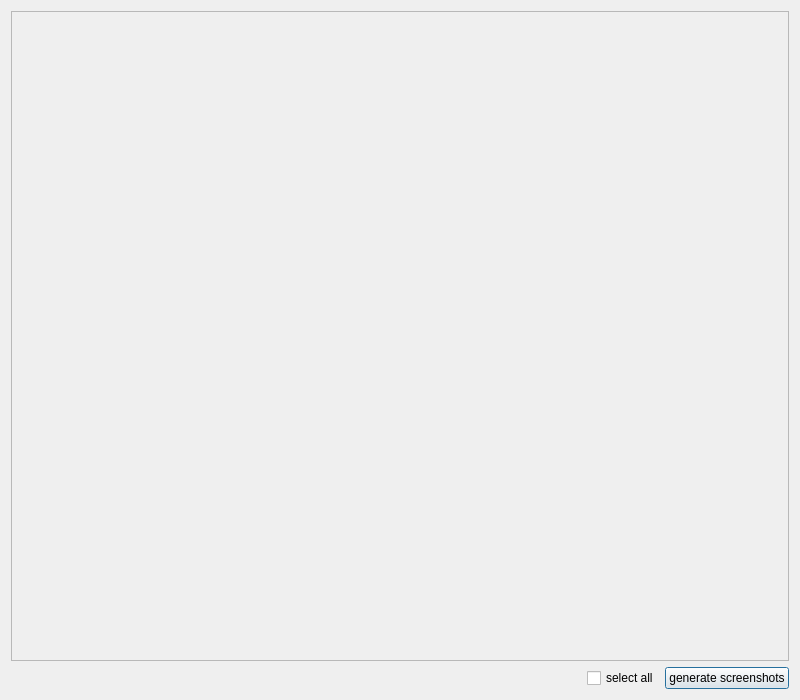
<?xml version="1.0" encoding="UTF-8"?>
<ui version="4.0">
 <class>ScrollableGraphicDisplay1</class>
 <widget class="QDialog" name="ScrollableGraphicDisplay1">
  <property name="geometry">
   <rect>
    <x>0</x>
    <y>0</y>
    <width>800</width>
    <height>700</height>
   </rect>
  </property>
  <property name="windowTitle">
   <string>Best-Option</string>
  </property>
  <layout class="QVBoxLayout" name="verticalLayout_2">
   <item>
    <layout class="QVBoxLayout" name="wrapperVerticalLayout">
     <item>
      <widget class="QScrollArea" name="allRoutesScrollArea">
       <property name="widgetResizable">
        <bool>true</bool>
       </property>
       <widget class="QWidget" name="allRoutesscrollAreaWidgetContents">
        <property name="geometry">
         <rect>
          <x>0</x>
          <y>0</y>
          <width>778</width>
          <height>647</height>
         </rect>
        </property>
       </widget>
      </widget>
     </item>
     <item>
      <layout class="QHBoxLayout" name="generateSSHorizontalLayout">
       <item>
        <spacer name="horizontalSpacer">
         <property name="orientation">
          <enum>Qt::Horizontal</enum>
         </property>
         <property name="sizeHint" stdset="0">
          <size>
           <width>348</width>
           <height>20</height>
          </size>
         </property>
        </spacer>
       </item>
       <item>
        <widget class="QCheckBox" name="allRoutesSelectCheckBox">
         <property name="text">
          <string>select all</string>
         </property>
        </widget>
       </item>
       <item>
        <widget class="QPushButton" name="allRoutesGenerateSSPushButton">
         <property name="text">
          <string>generate screenshots</string>
         </property>
        </widget>
       </item>
      </layout>
     </item>
    </layout>
   </item>
  </layout>
 </widget>
 <resources/>
 <connections/>
</ui>
